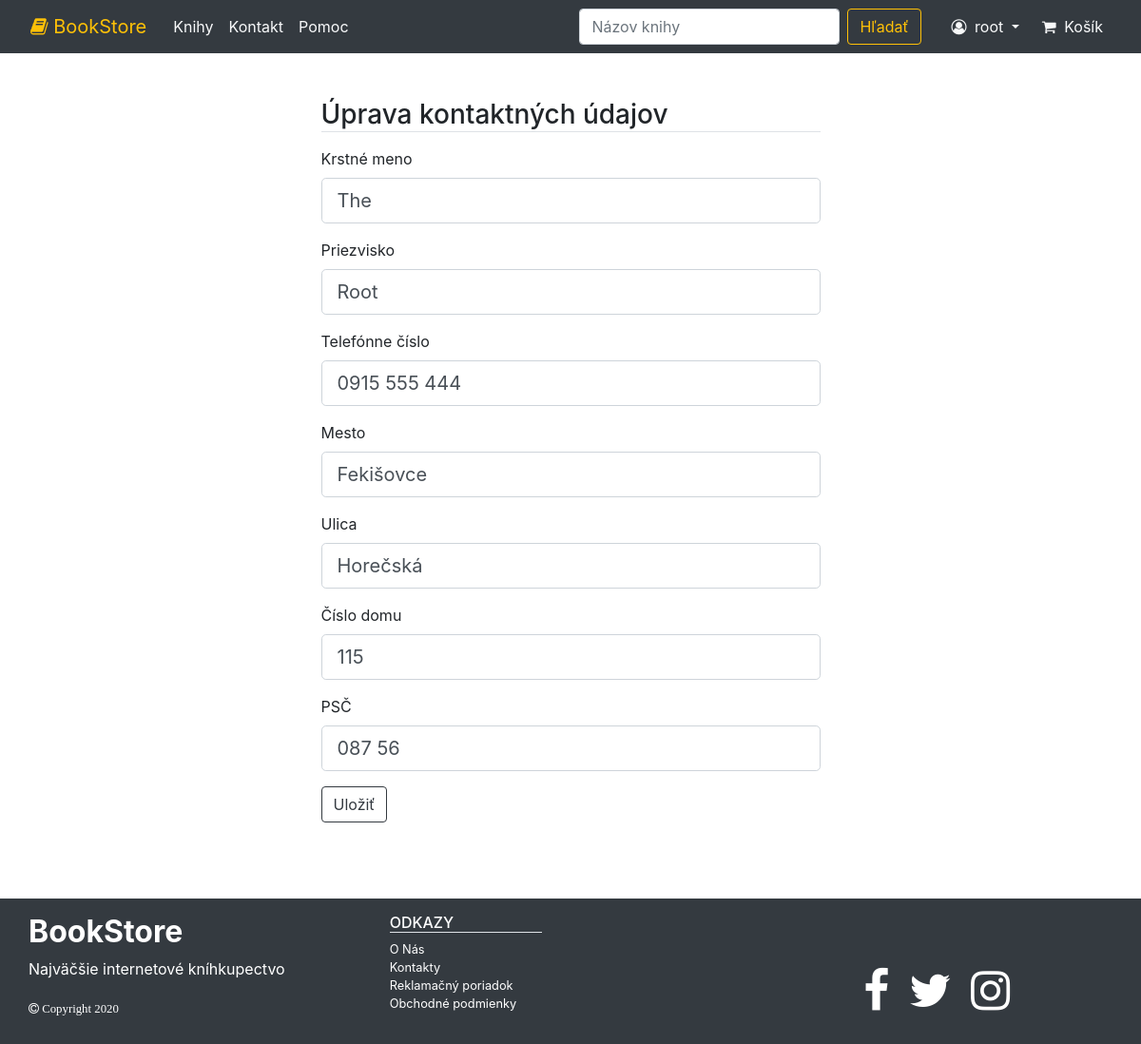
/account/edit/contact/ (signed in), run on an earlier commit of the app's database.
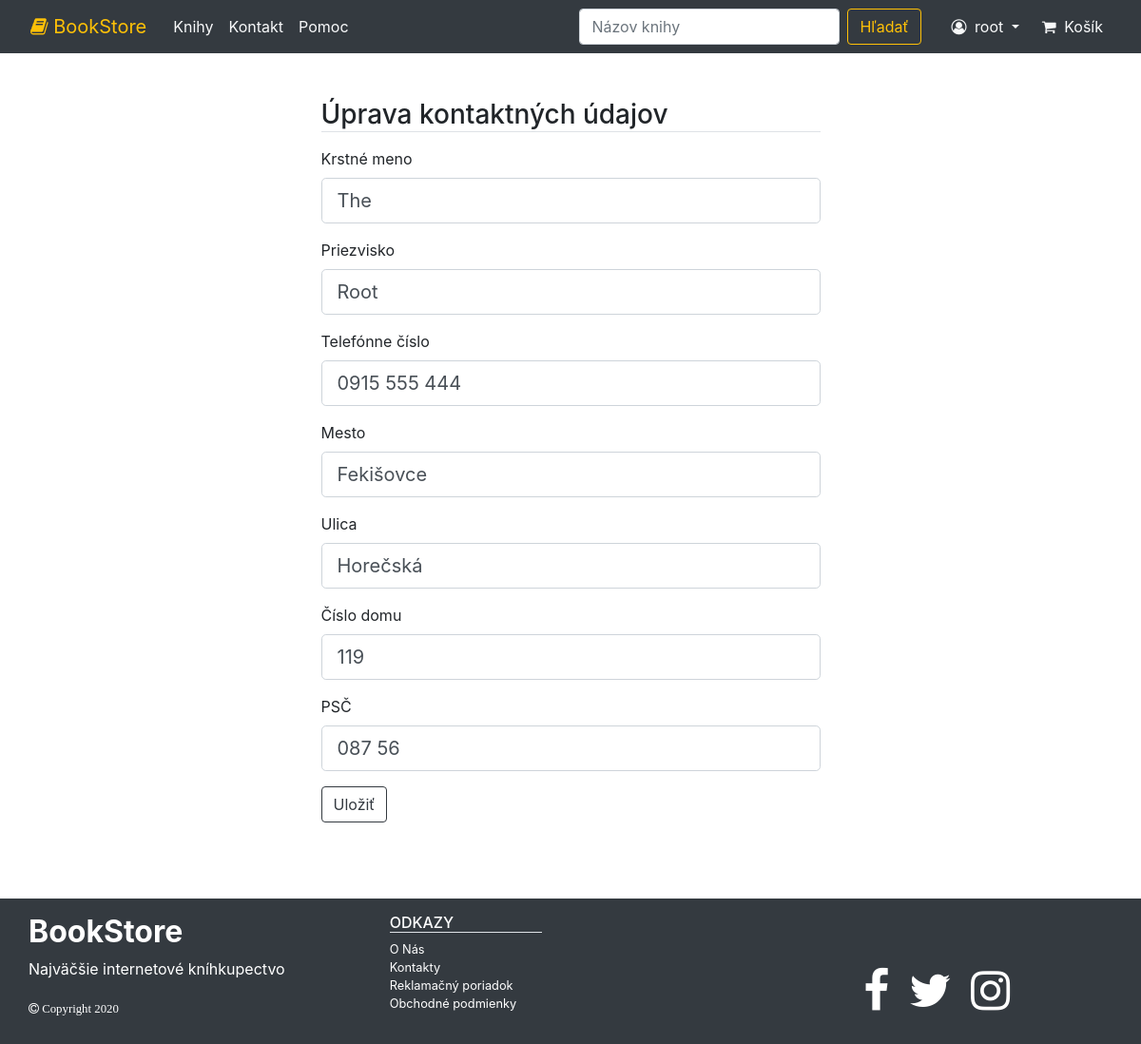
And on a later commit of the database.
### project/models/account.py (models this page shows, shortened)
class User(db.Model, UserMixin):
    id = db.Column(db.Integer, primary_key=True)
    username = db.Column(db.String(30), unique=True, nullable=False)
    email = db.Column(db.String(130), unique=True, nullable=False)
    password = db.Column(db.String(60), nullable=False)
    picture = db.Column(db.String(50), nullable=False, default="Default.png")
    orders = db.relationship("Order", backref="ordered_items", lazy=True)
    info_id = db.Column(db.Integer, db.ForeignKey("info.id"), nullable=True)

class Info(db.Model):
    id = db.Column(db.Integer, primary_key=True)
    first_name = db.Column(db.String(100), nullable=False)
    last_name = db.Column(db.String(100), nullable=False)
    phone_number = db.Column(db.String(100), nullable=False)
    state = db.Column(db.String(100), nullable=False, default="Slovakia")
    city = db.Column(db.String(100), nullable=False)
    psc = db.Column(db.String(5), nullable=False)
    street = db.Column(db.String(80), nullable=False)
    house_number = db.Column(db.Integer, nullable=False)
    def get_psc(self):
        return self.psc[:3] + " " + self.psc[3:]
    def get_phone_number(self):
        return self.phone_number[:4] + " " + self.phone_number[4:7] + " " + self.phone_number[7: ]

### project/users/account/routes.py (the view)
@account.route("/account/edit/contact/", methods=["GET", "POST"])
@login_required
def account_edit_contact():
    form = ContactForm()
    info_id = current_user.info_id
    info = Info.query.get(info_id)
    if info is None:
        return redirect(url_for("account.account_edit_contact_new"))
    if request.method == "POST":    #ak metoda je POST tak ulozi udaje z formulara
        if form.validate_on_submit():
            info.first_name = form.first_name.data
            info.last_name = form.last_name.data
            info.phone_number = form.phone_number.data
            info.city = form.city.data
            info.psc = form.psc.data
            info.house_number = form.house_number.data
            info.state = "Slovakia"
            info.street = form.street.data
            db.session.commit()
            flash("Kontaktné údaje boli uložené", "success")
            return redirect(url_for("account.my_account"))
    else:   #ak metoda je GET tak vyplni formular automaticky
        form.fill_in(info)
    return render_template("users/accountEdit.html", form=form, legend="Úprava kontaktných údajov")

### project/models/account.py (called while the page is built)
@login_manager.user_loader
def load_user(user_id):
    return User.query.get(user_id)

### project/users/account/forms.py (called while the page is built)
    def fill_in(self, info):
        try:
            self.first_name.data = info.first_name
            self.last_name.data = info.last_name
            self.phone_number.data = info.get_phone_number()
            self.city.data = info.city
            self.street.data = info.street
            self.house_number.data = info.house_number
            self.psc.data = info.get_psc()
        except AttributeError:  #ak je nespravny model pouzity vo formulari
            return

### project/templates/users/accountEdit.html
{% extends "layout.html" %}
{% block content %}
    <div class="container mt-5">
        <div class="row justify-content-center">
            <div class="col-6 ">
                {% include "generalForm.html" %}
            </div>
        </div>
    </div>
{% endblock %}

### project/templates/layout.html (shortened to what this page needs)
<!DOCTYPE html>
<html lang="en">
<head>
    <link rel="stylesheet" href="https://cdnjs.cloudflare.com/ajax/libs/font-awesome/4.7.0/css/font-awesome.min.css">
    <link rel="stylesheet" href="https://stackpath.bootstrapcdn.com/bootstrap/4.5.0/css/bootstrap.min.css">
    <link rel="stylesheet" href="{{ url_for('static', filename='main.css') }}">
</head>
<body>
    <nav class="navbar navbar-expand-lg navbar-dark bg-dark ">
        <a class="navbar-brand text-warning ml-3" href="{{ url_for('main.home') }}">
            <span class="fa fa-book"></span>
            BookStore
        </a>
        <div class="collapse navbar-collapse" id="navbarNav">
            <div class="navbar-nav mr-auto ">
                <a class="nav-item nav-link text-light ml-1" href="{{ url_for('search.search_all') }}">Knihy</a>
                <a class="nav-item nav-link text-light" href="{{ url_for('main.contact') }}">Kontakt</a>
                <a class="nav-item nav-link text-light" href="#">Pomoc</a>
            </div>
            <div class="navbar-nav mr-3">
                <form class="form-inline" method="GET" action="{{ url_for('search.search') }}">
                    <input class="form-control mr-sm-2" type="search" name="q" placeholder="Názov knihy" aria-label="Search">
                    <button class="btn btn-outline-warning my-2 my-sm-0" type="submit">Hľadať</button>
                </form>
            </div>
            {% if current_user.is_authenticated %}
                <div class="navbar-nav ml-2 dropdown">
                        <a class="nav-item nav-link text-light dropdown-toggle" href="#" id="navbarDropdown" role="button" data-toggle="dropdown" aria-haspopup="true" aria-expanded="false">
                            <span class="fa fa-user-circle-o mr-sm-1"></span>   {{ current_user.username }}
                        </a>
                </div>
            {% else %}
                <div class="navbar-nav ml-2">
                    <a class="nav-item nav-link text-light" href="{{ url_for('account.login') }}">
                        <span class="fa fa-user-circle-o"></span>   Prihlásiť sa
                    </a>
                </div>
            {% endif %}
            <div class="navbar-nav mr-3 ml-2">
                <a class="nav-item nav-link text-light" href="{{ url_for('shop.cart')}}">
                    <span class="fa fa-shopping-cart mr-sm-1"> </span>
                    Košík
                </a>
            </div>
        </div>
    </nav>
    <div class="container">
        {% block content %}
        {% endblock %}
    </div>
    <footer class="page-footer bg-dark pt-3 pb-3 mt-5">
        <div class="container">
            <div class="row">
                <div col-sm-4>
                    <div class="text-white">
                        <p class="font-weight-bold h2">
                            BookStore
                        </p>
                         <p class=" ">
                            Najväčšie internetové kníhkupectvo
                         </p>
                         <p class="fa fa-copyright small mb-1 mt-auto">
                            Copyright 2020
                         </p>
                    </div>
                </div>
            <div class="col-sm-1">
            </div>
            <div class="col-sm-2 text-white small ">
                <ul class="list-unstyled ">
                    <li class="border-bottom h6">
                        ODKAZY
                    </li>
                    <li class="">
                        <a href="{{ url_for('main.about') }}" class="text-white text-decoration-none"> O Nás  </a>
                    </li>
                    <li class="">
                        <a href="{{ url_for('main.contact') }}" class="text-white text-decoration-none"> Kontakty </a>
                    </li>
                    <li class="">
                        <a href="#" class="text-white text-decoration-none"> Reklamačný poriadok </a>
                    </li>
                    <li class="">
                        <a href="#" class="text-white text-decoration-none"> Obchodné podmienky </a>
                    </li>
                </ul>
            </div>
            <div class="col-sm-1">
            </div>
            <div class="col-sm-3 ml-auto mt-auto">
                <div>
                    <ul class="list-unstyled list-inline m-2">
                        <li class="list-inline-item">
                            <a  href="#" class="text-white">
                                <i class="fa fa-facebook fa-3x">  </i>
                            </a>
                        </li>
                        <li class="list-inline-item m-2">
                            <a  href="#" class="text-white">
                                <i class="fa fa-twitter fa-3x">  </i>
                            </a>
                        </li>
                        <li class="list-inline-item m-2">
                            <a  href="#" class="text-white">
                                <i class="fa fa-instagram fa-3x">  </i>
                            </a>
                        </li>
                    </ul>
                </div>
            </div>
            </div>
            </div>
    </footer>
</body>
</html>

### project/templates/generalForm.html (shortened to what this page needs)
<form action="" method="POST" >
    <fieldset class="form-group">
        {% if legend %}
            <legend class="border-bottom h3 mb-3">{{ legend }}</legend>
        {% else %}
            <legend class="border-bottom h3 mb-3">Formulár</legend>
        {% endif %}
        {% for field in form if field.name != 'csrf_token' %}
            <div class="form-group">
                {% if field.type == "SubmitField" %}
                    {{ field(class="btn btn-outline-dark") }}
                {% else %}
                    {{ field.label(class="form-control-label") }}
                    {% if field.errors %}
                        {{ field(class="form-control form-control-lg is-invalid") }}
                        <div class="invalid-feedback">
                            {% for error in field.errors %}
                                <span>{{ error }}</span>
                            {% endfor %}
                        </div>
                    {% else %}
                        {% if field.type == "TextAreaField" %}
                            {{ field(class="form-control form-control-sm", rows=20, cols=20)}}
                        {% else %}
                            {{ field(class="form-control form-control-lg ") }}
                        {% endif %}
                    {% endif %}
                {% endif %}
            </div>
        {% endfor %}
    </fieldset>
</form>

What changed in the data, as far as the page shows it:
changed Info "The": house_number "115" → "119"
